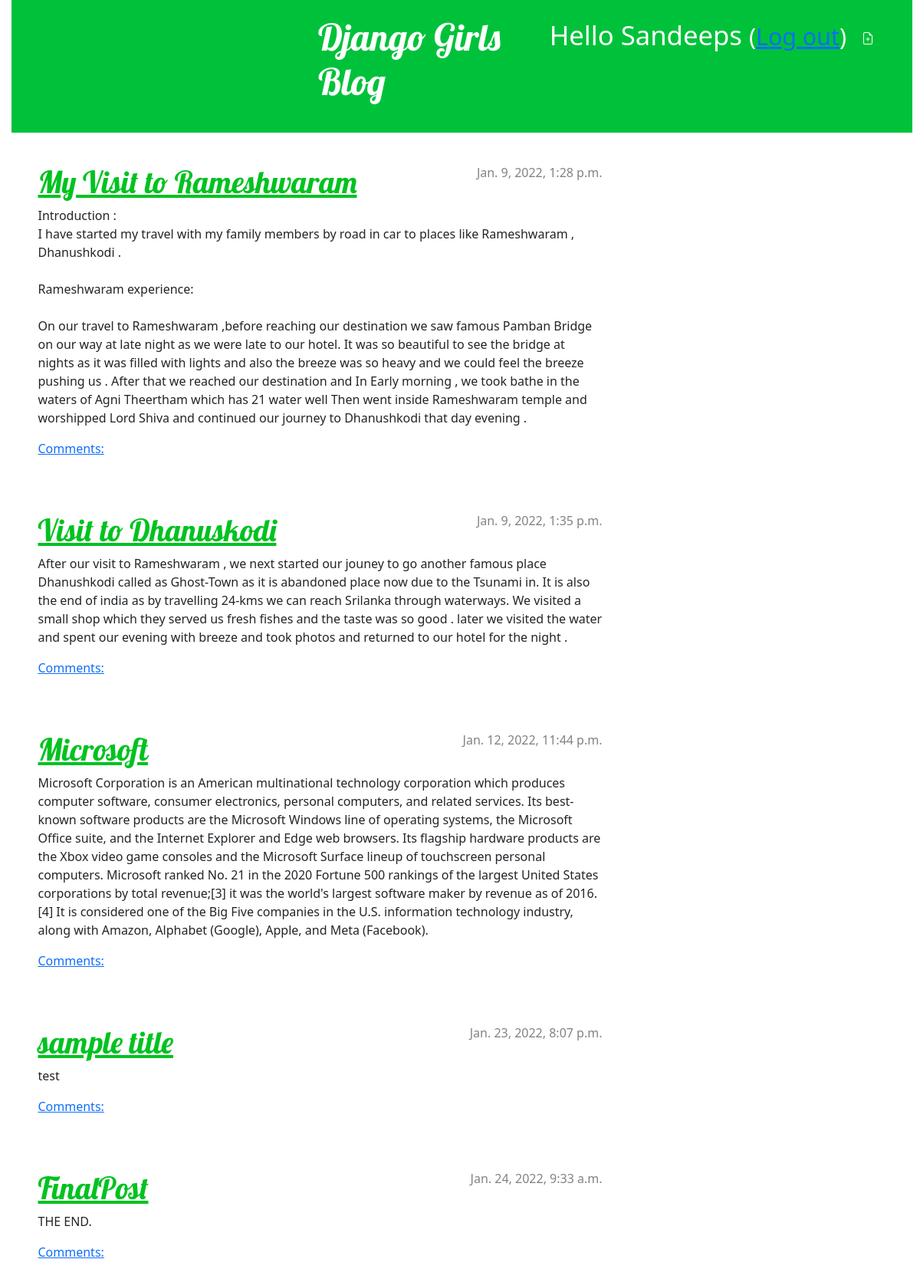
/ (signed in), run on an earlier commit of the app's database.
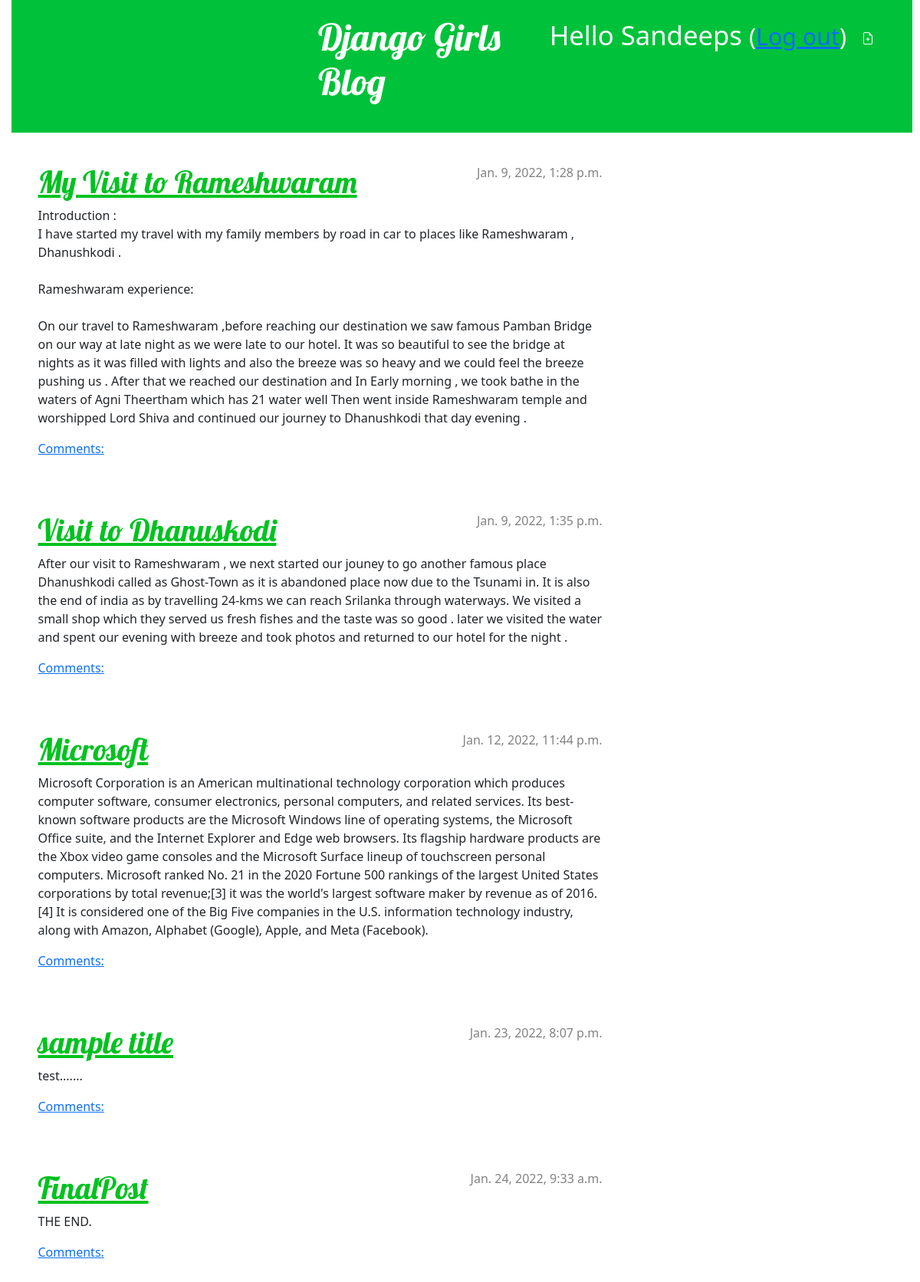
And on a later commit of the database.
### blog/models.py (models this page shows, shortened)
class Post(models.Model):
    author = models.ForeignKey(settings.AUTH_USER_MODEL, on_delete= models.CASCADE)
    title = models.CharField(max_length=200)
    text = models.TextField()
    created_date = models.DateTimeField(default=timezone.now)
    published_date = models.DateTimeField(blank=True,null=True)

### blog/views.py (the view)
# urls.py: path('', views.post_list, name='post_list'),
def post_list(request):
    posts = Post.objects.filter(published_date__lte=timezone.now()).order_by('published_date')
    return render(request, 'blog/post_list.html', {'posts': posts})

### blog/templates/blog/post_list.html
{% extends 'blog/base.html' %}
{% block content %}
    {% for post in posts %}
        <div class="post">
            <div class="date">
                {{ post.published_date }}
            </div>
            <h1><a href="{% url 'post_detail' pk=post.pk %}">{{ post.title }}</a></h1>
            <p>{{ post.text|linebreaksbr }}</p>
            <a href="{% url 'post_detail' pk=post.pk %}">Comments: {{ post.approved_comments.count }}</a>
        </div>
    {% endfor %}
{% endblock content %}

What changed in the data, as far as the page shows it:
changed Post "sample title": text "test" → "test......."
